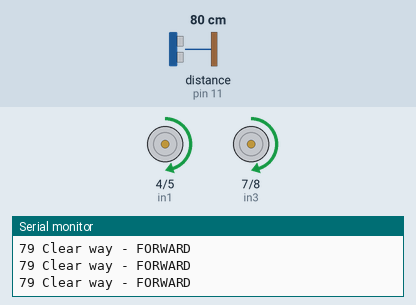
This sketch was run on a simulated Arduino Uno, built with avr-gcc and run on an emulated ATmega328P. Shown: motor-driver pin pairs drawn as motors (green arrow = first pin HIGH = forward, orange = second pin HIGH = backward, longer = more drive, scaled by the enable pin), the last lines printed to the serial monitor. Wiring (inferred from the names in the program): ultrasonic range finder: trigger pin 10; echo pin 11. Inputs (shaded band) come from the test bench; at power-on: distance to the obstacle (sensor on pin 11) 80 cm. The echo pulse lasts 58.3 µs per cm.

Above: at 2.2 s.
2.3 s: distance to the obstacle (sensor on pin 11) set to 33 cm
5.3 s: distance to the obstacle (sensor on pin 11) set to 27 cm
At 5.8 s:
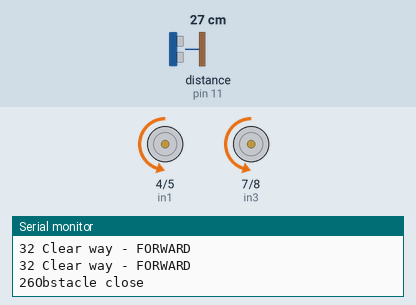
8.3 s: distance to the obstacle (sensor on pin 11) set to 35 cm
At 9.6 s:
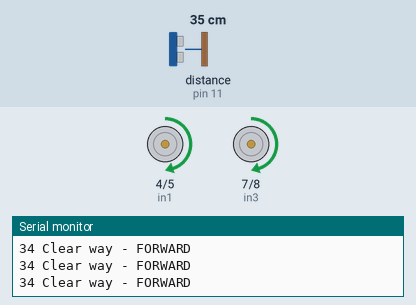
9.9 s: distance to the obstacle (sensor on pin 11) set to 2 cm
At 10.7 s:
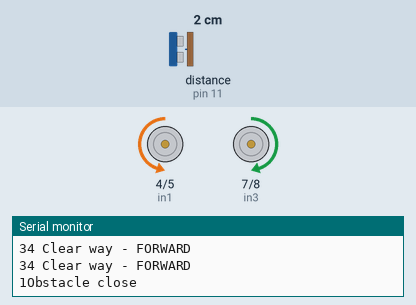
Timing chart, 0 to 13.9 s (numbered marks = the images above; inputs shaded):
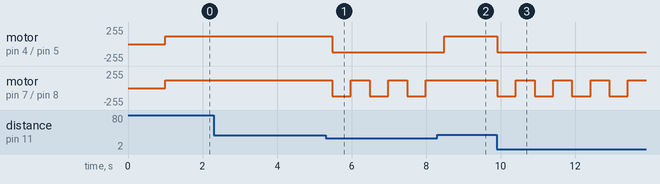

Measured:
- the behaviour switches between 31 and 30 cm on distance to the obstacle (sensor on pin 11) (found by bisection; images 0 and 1)
- after the input at 5.3 s, motor on pin 4 (in1) / pin 5 (in2): forward 120/255 → backward 120/255 after 0.18 s; motor on pin 7 (in3) / pin 8 (in4): alternates forward 120/255 for 0.50 s and backward 120/255 for 0.50 s, starting after 0.18 s
- after the input at 8.3 s, motor on pin 4 (in1) / pin 5 (in2): backward 120/255 → forward 120/255 after 0.19 s; motor on pin 7 (in3) / pin 8 (in4): stays forward 120/255 (without the input it goes to backward 120/255 after 0.19 s)
- after the input at 9.9 s, motor on pin 4 (in1) / pin 5 (in2): forward 120/255 → backward 120/255 at once; motor on pin 7 (in3) / pin 8 (in4): alternates forward 120/255 for 0.50 s and backward 120/255 for 0.50 s, starting at once

The sketch:

robotvitcoxa.ino
```cpp
// define pins for the central echo sensor
#define trigPin 10
#define echoPin 11

//left motor
#define enA 3 // MUST BE PWN pin
#define in1 4
#define in2 5

//right motor
#define enB 6 // must be PWN pin
#define in3 7
#define in4 8

int motorSpeedA = 0; // variable to control the speed of indyvidual wheel
int motorSpeedB = 0;
int vel = 255; // Speed of the robot

void setup(){ // Initializing variables
  Serial.begin(9600); // set up Serial library at 9600 bps

  pinMode(enA, OUTPUT);
  pinMode(enB, OUTPUT);
  pinMode(in1, OUTPUT);
  pinMode(in2, OUTPUT);
  pinMode(in3, OUTPUT);
  pinMode(in4, OUTPUT);
  pinMode(trigPin, OUTPUT);// set the trig pin to output (Send sound waves)
  pinMode(echoPin, INPUT);// set the echo pin to input (recieve sound waves)

  //Initalization messages
  Serial.println(" Mr.robot");
  Serial.println(" Ready in 5 seconds!");

  //initial speed of the robot
  analogWrite(enA, 120);
  analogWrite(enB, 120);
  //turn off motors during set up or make sure they are off before we start
  digitalWrite(in1, LOW);
  digitalWrite(in2, LOW);
  digitalWrite(in3, LOW);
  digitalWrite(in4, LOW);
  delay(1000);
}


long GetDistance() {
  long duration, distance; // start the scan

  digitalWrite(trigPin, LOW);
  delayMicroseconds(2); // delays are required for a succesful sensor operation.
  digitalWrite(trigPin, HIGH);
  delayMicroseconds(10); //this delay is required as well!
  digitalWrite(trigPin, LOW);
  duration = pulseIn(echoPin, HIGH);
  distance = (duration / 2) / 29.1;// convert the distance to centimeters.
  return distance;
}


void motoF() {  // REVERSE Set Motor A backward
    digitalWrite(in1, HIGH);
    digitalWrite(in2, LOW);
    // Set Motor B backward
    digitalWrite(in3, HIGH);
    digitalWrite(in4, LOW);
  }


void motoB() {  // FORWARD
    //Set Motor A forward
    digitalWrite(in1, LOW);
    digitalWrite(in2, HIGH);
    // Set Motor B forward
    digitalWrite(in3, LOW);
    digitalWrite(in4, HIGH);
  }

void motoL() {  // TURN LEFT 1 WHEEL
  // Set Motor A forward
  digitalWrite(in1, LOW);
  digitalWrite(in2, HIGH);
  // 2nd motor stop
  digitalWrite(in3, LOW);
  digitalWrite(in4, LOW);}

void motoR() {  // TURN TIGHT 1 WHEEL
  // Spin motor A
  digitalWrite(in1, LOW);
  digitalWrite(in2, LOW);
  // Set Motor B backward
  digitalWrite(in3, LOW);
  digitalWrite(in4, HIGH);}

void rotateL() {// Rotate robot using 2 wheels LEFT
    // Set Motor A backward
    digitalWrite(in1, HIGH);
    digitalWrite(in2, LOW);
    // Set Motor B forward
    digitalWrite(in3, LOW);
    digitalWrite(in4, HIGH);}

void rotateR() {// Rotate robot using 2 wheels RIGHT

    // Set Motor A forward
    digitalWrite(in1, LOW);
    digitalWrite(in2, HIGH);
    // Set Motor B backward
    digitalWrite(in3, HIGH);
    digitalWrite(in4, LOW);
  }

void loop() {
 // TODO try to delay the start, so the it does not start when conneting battery up
 long distance;

   distance = GetDistance();
   Serial.print(distance);

   if (distance < 30) //If we are too close to the obstacle
          {
            Serial.println("Obstacle close");
            // here we put what we need when robot sees a wall
            motoB();
            delay(500);

            rotateR();
            // count time, if its going too long maybe change direction ? Or if distance is nieskonczony
            delay(500);

          }

  else //
          {
            Serial.println(" Clear way - FORWARD");

            motoF();
            delay(200); // wait for a second until next check

          }

}
```
